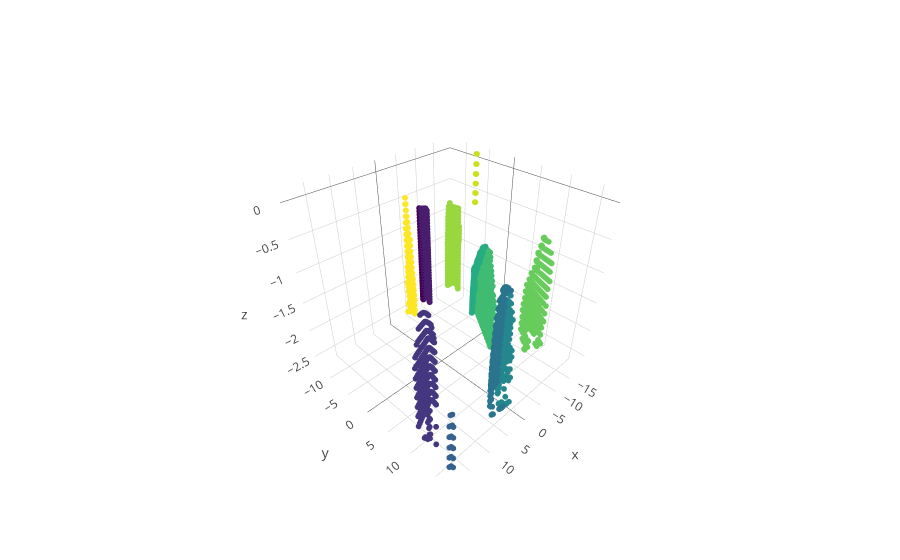

Here is the notebook cell this chart was saved with:
### Code cell
plot_sectors(list_of_valid_r)
# plot_sectors([list_of_valid_r[0]])
print(len(list_of_valid_r[0]))

### Figure 1 — Plotly figure (JSON) as saved in the notebook; plotly's stock layout.template omitted (floating-point values rounded to 4 significant figures; data arrays with more than 128 entries replaced by an {"elided": "..."} marker saying what was removed)
{"data": [{"marker": {"color": {"elided": "5462 int values"}, "colorscale": "Viridis", "opacity": 1, "size": 2}, "mode": "markers", "type": "scatter3d", "uid": "de833c36-22e9-4162-83b6-d5a271f75000", "x": {"elided": "5462 float values"}, "y": {"elided": "5462 float values"}, "z": {"elided": "5462 float values"}}], "layout": {}}
